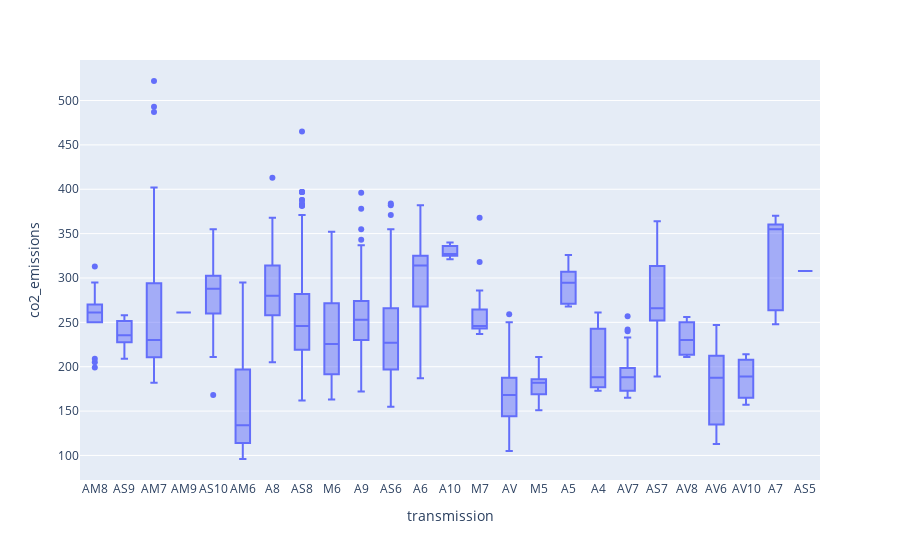

Here is the notebook cell this chart was saved with:
### Markdown cell above
# 4. Boxplot

### Code cell
# Box plot

fig4 = px.box(df, x='transmission', y='co2_emissions')
fig4.show()

# save the plot
fig4.write_image("./outputs/plotly_plots/fig4.png", scale=3)

### Figure 1 — Plotly figure (JSON) as saved in the notebook; plotly's stock layout.template omitted (floating-point values rounded to 4 significant figures; data arrays with more than 128 entries replaced by an {"elided": "..."} marker saying what was removed)
{"data": [{"alignmentgroup": "True", "hovertemplate": "transmission=%{x}<br>co2_emissions=%{y}<extra></extra>", "legendgroup": "", "marker": {"color": "#636efa"}, "name": "", "notched": false, "offsetgroup": "", "orientation": "v", "showlegend": false, "type": "box", "x": {"elided": "1056 str values"}, "x0": " ", "xaxis": "x", "y": {"elided": "1056 int values"}, "y0": " ", "yaxis": "y"}], "layout": {"boxmode": "group", "legend": {"tracegroupgap": 0}, "margin": {"t": 60}, "xaxis": {"anchor": "y", "domain": [0, 1], "title": {"text": "transmission"}}, "yaxis": {"anchor": "x", "domain": [0, 1], "title": {"text": "co2_emissions"}}}}
